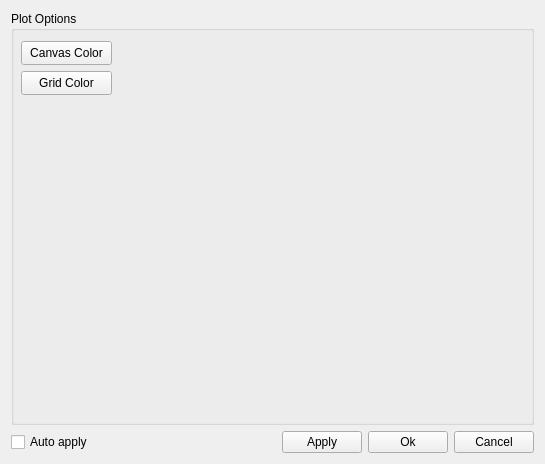
<?xml version="1.0" encoding="UTF-8"?>
<ui version="4.0">
 <class>QwtPlotConfigurator</class>
 <widget class="QWidget" name="QwtPlotConfigurator">
  <property name="geometry">
   <rect>
    <x>0</x>
    <y>0</y>
    <width>545</width>
    <height>464</height>
   </rect>
  </property>
  <property name="windowTitle">
   <string>Form</string>
  </property>
  <layout class="QGridLayout" name="gridLayout">
   <item row="0" column="0">
    <layout class="QVBoxLayout" name="verticalLayout">
     <item>
      <layout class="QHBoxLayout" name="layout">
       <item>
        <widget class="QGroupBox" name="PlotOptions">
         <property name="title">
          <string>Plot Options</string>
         </property>
         <widget class="QPushButton" name="pushButton">
          <property name="geometry">
           <rect>
            <x>10</x>
            <y>60</y>
            <width>91</width>
            <height>24</height>
           </rect>
          </property>
          <property name="text">
           <string>Grid Color</string>
          </property>
         </widget>
         <widget class="QPushButton" name="pushButton_2">
          <property name="geometry">
           <rect>
            <x>10</x>
            <y>30</y>
            <width>91</width>
            <height>24</height>
           </rect>
          </property>
          <property name="text">
           <string>Canvas Color</string>
          </property>
         </widget>
        </widget>
       </item>
       <item>
        <spacer name="verticalSpacer">
         <property name="orientation">
          <enum>Qt::Vertical</enum>
         </property>
         <property name="sizeHint" stdset="0">
          <size>
           <width>0</width>
           <height>40</height>
          </size>
         </property>
        </spacer>
       </item>
      </layout>
     </item>
     <item>
      <layout class="QHBoxLayout" name="horizontalLayout_2">
       <item>
        <widget class="QCheckBox" name="AutoApplyCheckBox">
         <property name="text">
          <string>Auto apply</string>
         </property>
        </widget>
       </item>
       <item>
        <spacer name="horizontalSpacer">
         <property name="orientation">
          <enum>Qt::Horizontal</enum>
         </property>
         <property name="sizeHint" stdset="0">
          <size>
           <width>40</width>
           <height>20</height>
          </size>
         </property>
        </spacer>
       </item>
       <item>
        <layout class="QHBoxLayout" name="horizontalLayout">
         <item>
          <widget class="QPushButton" name="ApplyButton">
           <property name="text">
            <string>Apply</string>
           </property>
          </widget>
         </item>
         <item>
          <widget class="QPushButton" name="OkButton">
           <property name="text">
            <string>Ok</string>
           </property>
          </widget>
         </item>
         <item>
          <widget class="QPushButton" name="CancelButton">
           <property name="text">
            <string>Cancel</string>
           </property>
          </widget>
         </item>
        </layout>
       </item>
      </layout>
     </item>
    </layout>
   </item>
  </layout>
 </widget>
 <resources/>
 <connections/>
</ui>
